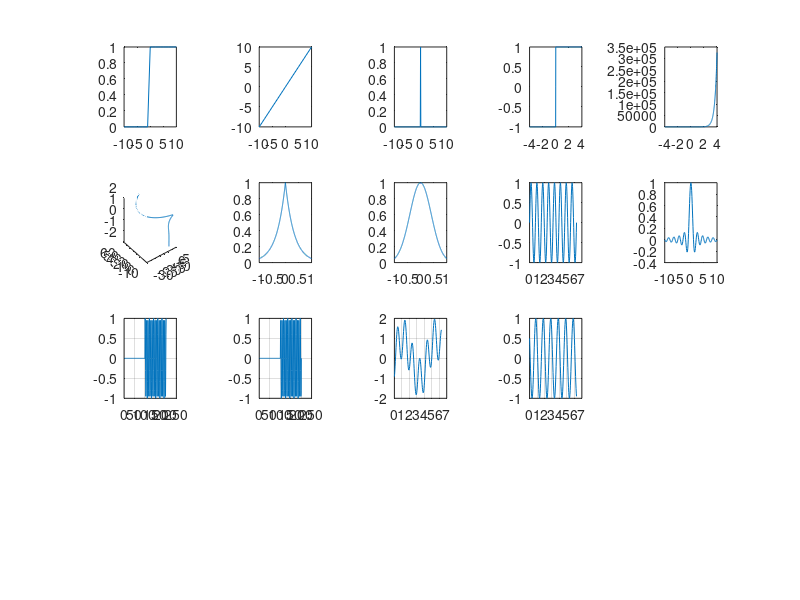

Source code (MATLAB): (Note: this script raises an error after producing the figure.)
clc;
clear all;
close all;
%Part A
x = -10:1:10;
unitstep = x>=0;
subplot(4,5,1);
plot(x,unitstep);

x = -10:1:10;
y= x;
subplot(4,5,2);
plot(x,y);

x = -10:1/10:10;
unitstep = x==0;
subplot(4,5,3);
plot(x,unitstep);

t=(-4:0.01:4);
sgn= (t>=0)-((t)<=0);
subplot(4,5,4);
plot(t,sgn);
 
t=(-4:0.01:4)';
y= 2*exp(3*t);
subplot(4,5,5);
plot(t,y);
 
t= -2:1/100:2;
rt= exp(2*t).*cos(3*t);
it = exp(2*t).*sin(3*t);
subplot(4,5,6);
plot3(it,rt,t)

t = -1:1/1000:1;
y = exp(-3*abs(t));
subplot(4,5,7);
plot(t,y)

t = -1:1/1000:1;
y = exp(-3*t.*t);
subplot(4,5,8);
plot(t,y)

x = 0:pi/100:2*pi;
y = sin(x*8);
subplot(4,5,9);
plot(x,y);

t=-10:0.1:10;
y=sinc(t);
subplot(4,5,10);
plot(t,y);

unitstep = t>=0;
unitstep5 = t>=0;
subplot(4,5,11);
plot(0.5*((cos(3*pi*t)).*unitstep+(cos(3*pi*-t)).*unitstep5));
grid on;


subplot(4,5,12);
plot(0.5*((sin(3*pi*t)).*unitstep-(sin(3*pi*-t)).*unitstep5));
grid on;


%Part B
x = 0:pi/100:2*pi;
y = sin(x*sqrt(2))+sin(2*t);
subplot(4,5,13);
plot(x,y);
grid on;

x = 0:pi/100:2*pi;
unitstep = x>=0;
y = cos(x*2*pi+pi/3).*unitstep;
subplot(4,5,14);
plot(x,y);
grid on;

y = unitstep(1,1/2)-unitstep3(1,-1/2);
subplot(4,5,15);
plot(y)
grid on;

y = ramp(1,1)-2*ramp(1,0)+ramp(1,-1);
subplot(4,5,16);
plot(y)
grid on;

p =ramp(2,11/6)-2*ramp(2,5/6)+ramp(2,-1/6);
subplot(4,5,17);
plot(p);
grid on;
